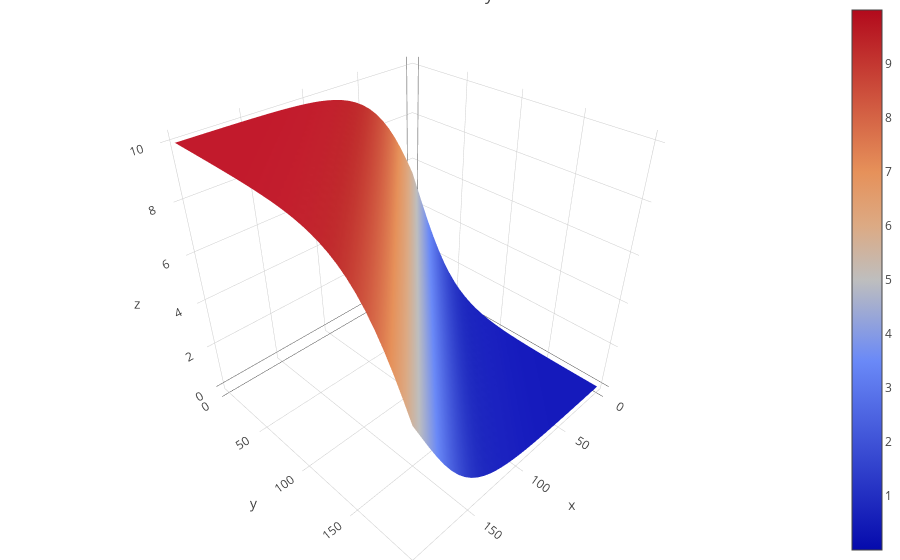

The code cell stored with this chart in its notebook:
### Markdown cell above
ある事象が起こると「Yes」証券は1ドル、「No」証券は0ドルになり、起こらなければ逆の価値を持つとする。

1. x軸 ... 現時点で市場にある「Yes」証券の量($q_{yes}$)
2. y軸 ... 現時点で市場にある「No」証券の量($q_{no}$)

b(liquidity係数)を変えると関数がなめらかになっていることがわかる。
先述のように購入にかかるコストはコスト関数から以下の式で直接計算できる。

$$C(q + r) - C(q)$$

描画してみる。こちらの方がわかりやすいかもしれない。

### Code cell
@interact(b=(0.5, 30.0, 1), amount_to_buy_x=(-30, 50, 10))
def plot(b=1, amount_to_buy_x = 10):
    z = LMSR(x + amount_to_buy_x, y, b) - LMSR(x, y, b)
    trace1 = go.Surface(x=x,y=y, z=z)     
    data=[trace1]
    layout = go.Layout(
    title='Cost to buy',
    margin=dict(
        l=0,
        r=0,
        b=0,
        t=0
        )
    )
    fig = go.Figure(data=data, layout=layout)
    plotly.offline.iplot(fig, filename='Costfunction-3d-surface')

### Figure 1 — Plotly figure (JSON) as saved in the notebook; plotly's stock layout.template omitted (floating-point values rounded to 4 significant figures; data arrays with more than 128 entries replaced by an {"elided": "..."} marker saying what was removed)
{"data": [{"type": "surface", "x": {"elided": "32x32 float values"}, "y": {"elided": "32x32 float values"}, "z": {"elided": "32x32 float values"}}], "layout": {"margin": {"b": 0, "l": 0, "r": 0, "t": 0}, "title": "Cost to buy"}}
